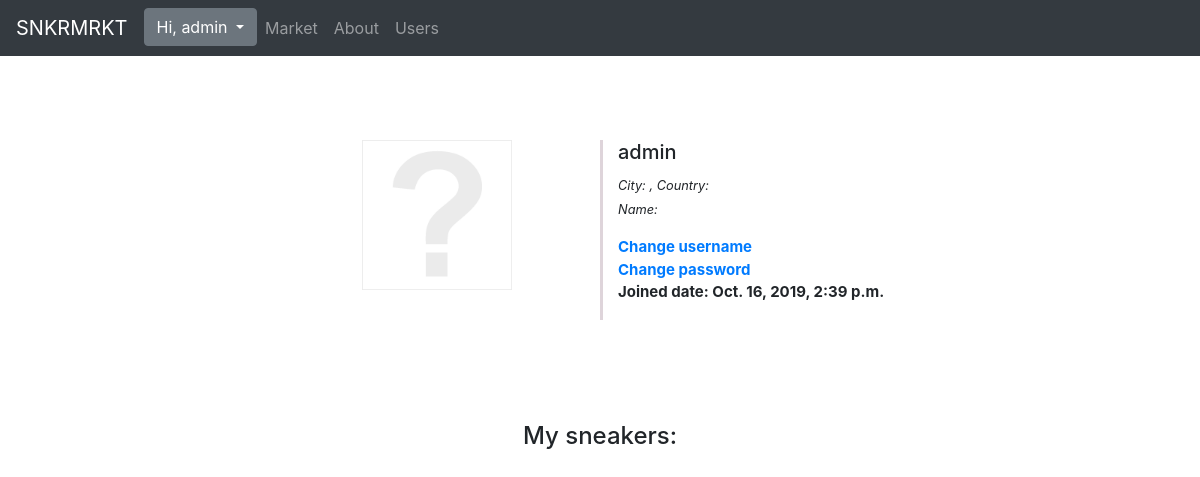
Page /users/profile/ (signed in) on the earlier database version.
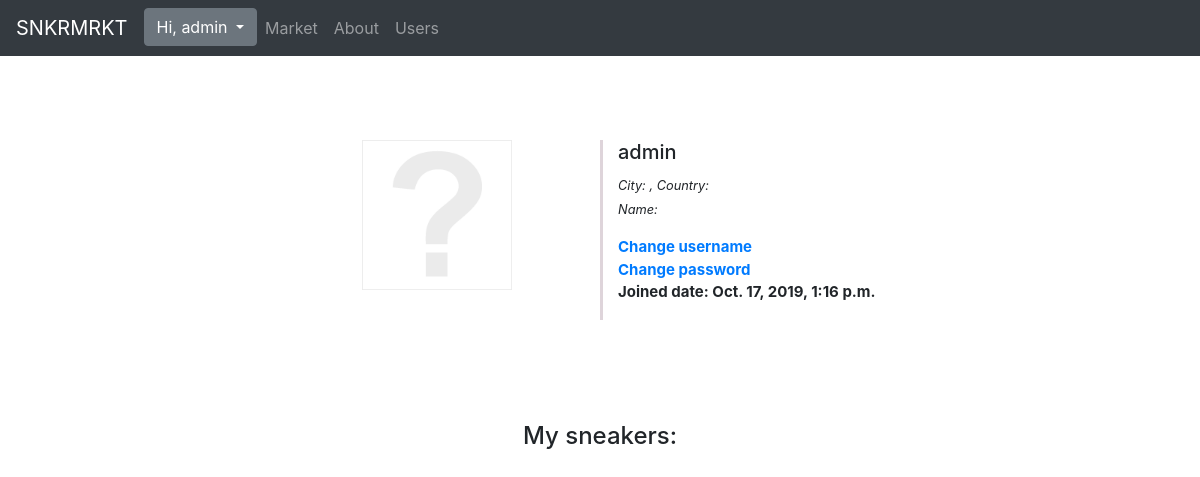
Same page on the later database version.
### users/models.py (models this page shows, shortened)
class CustomUser(AbstractUser):
    name = models.CharField(max_length=64)
    country = models.CharField(max_length=64)
    city = models.CharField(max_length=64)
    avatar = models.ImageField(upload_to='avatars/', blank=True, null=True, default='/no_avatar.png')

### users/views.py (the view)
# urls.py: path('profile/', SingleUserView.as_view(), name='single-user-profile'),
class SingleUserView(LoginRequiredMixin, TemplateView):
    login_url = 'login'
    template_name = 'single_user_profile.html'
    def get_context_data(self, *args, **kwargs):
        context = super(SingleUserView, self).get_context_data(
            *args, **kwargs)
        context['sneakers'] = Sneakers.objects.filter(author=self.request.user)
        return context

### templates/single_user_profile.html (shortened to what this page needs)
{% extends 'base.html' %}
{% block content %}
{% include 'partials/_navbar.html' %}
<div class="container user-container">
  <div class="row">
    <div class="col-md-6 img">
      <img src="{{ user.avatar.url }}"  alt="" class="img-rounded user-avatar">
    </div>
    <div class="col-md-6 details">
      <blockquote>
        <h5>{{ user.username }}</h5>
        <small><cite title="Source Title">City: {{ user.city }}, Country: {{ user.country }}  </cite></small>
          <br>
        <small><cite title="Source Title">Name: {{ user.name }}</cite></small>
      </blockquote>
      <p>
          <a href="{% url 'profile-edit' %}">Change username</a> <br>
          <a href="{% url 'password_change' %}">Change password</a> <br>
        Joined date: {{ user.date_joined }}
      </p>
    </div>
  </div>
      <div class="user-sneakers-list">
      <h4>My sneakers:</h4>
      <div class="row">
        {% if sneakers %}
        {% for sneaker in sneakers %}
          <div class="col-lg-4 col-md-6 mb-4">
          </div>
      {% endfor %}
      {% else %}
            <div class="starter-template">
                <p class="lead">No sneakers yet :[</p>
                <a href="{% url 'add-sneakers' %}"><p class="lead">Add sneakers</p></a>
            </div>
      {% endif %}
</div>
{% endblock %}

### templates/partials/_navbar.html (shortened to what this page needs)
<nav class="navbar navbar-expand-md navbar-dark bg-dark fixed-top">
      <a class="navbar-brand" href="{% url 'index' %}">SNKRMRKT</a>
      <div class="collapse navbar-collapse" id="navbarsExampleDefault">
        <ul class="navbar-nav mr-auto">
            {% if user.is_authenticated %}
         <div class="dropdown">
          <button class="btn btn-secondary dropdown-toggle" type="button" id="dropdownMenuButton" data-toggle="dropdown" aria-haspopup="true" aria-expanded="false">
            Hi, {{ user.username }}
          </button>
        </div>
            {% else %}
          <li class="nav-item">
              <a class="nav-link" href="{% url 'login' %}"><b>Sign In</b></a>
          </li>
            {% endif %}
          <li class="nav-item">
            <a class="nav-link {% if 'sneakers' in request.path  %} active {% endif %}" href="{% url 'sneakers' %}">Market</a>
          </li>
          <li class="nav-item">
            <a class="nav-link {% if 'about' in request.path %} active {% endif %}" href="{% url 'about' %}">About</a>
          </li>
          <li class="nav-item">
            <a class="nav-link {% if request.path == '/users/' %} active {% endif %}" href="{% url 'users-list' %}">Users</a>
          </li>
        </ul>
      </div>
    </nav>

Differences in the rows shown:
changed CustomUser "admin": date_joined "Oct. 16, 2019, 2:39 p.m." → "Oct. 17, 2019, 1:16 p.m."
